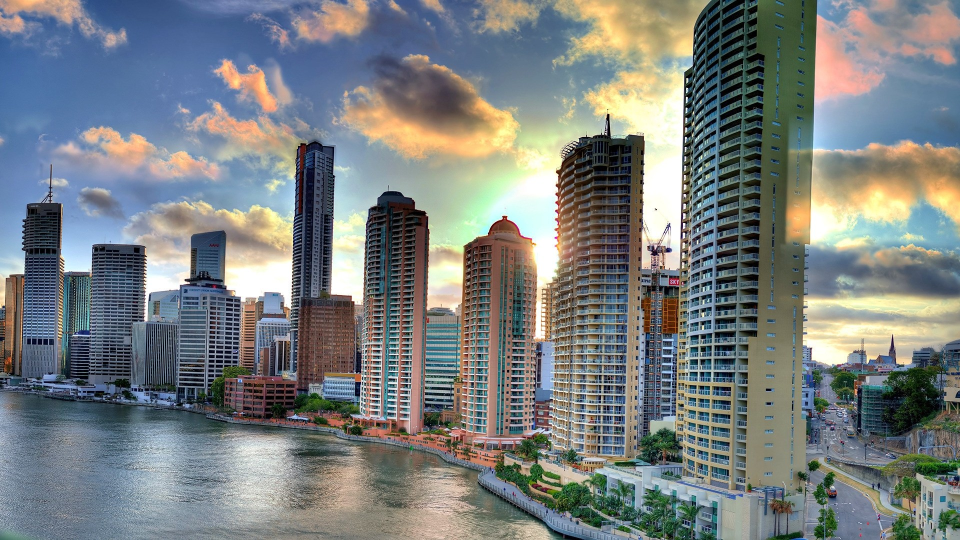
%> input picture PROCESAMIENTO DIGITAL DE IMAGENES/edificios1.jpg, 1920 x 1080 px (shown at 1/2 size)
$ octave PDI_Practica8.m   (GNU Octave 9; MATLAB toolbox functions it lacks are replaced by stand-ins)
%> lines starting %> are read from the running program, lines starting %| are printed output that depends on the picture
clear all
close all

%%
img1 = imread('edificios1.jpg');
%> img1 is the input picture: size 1080x1920x3 uint8; mean R, G, B 122, 127.7, 128.2
img2 = imread('edificios2.jpg');
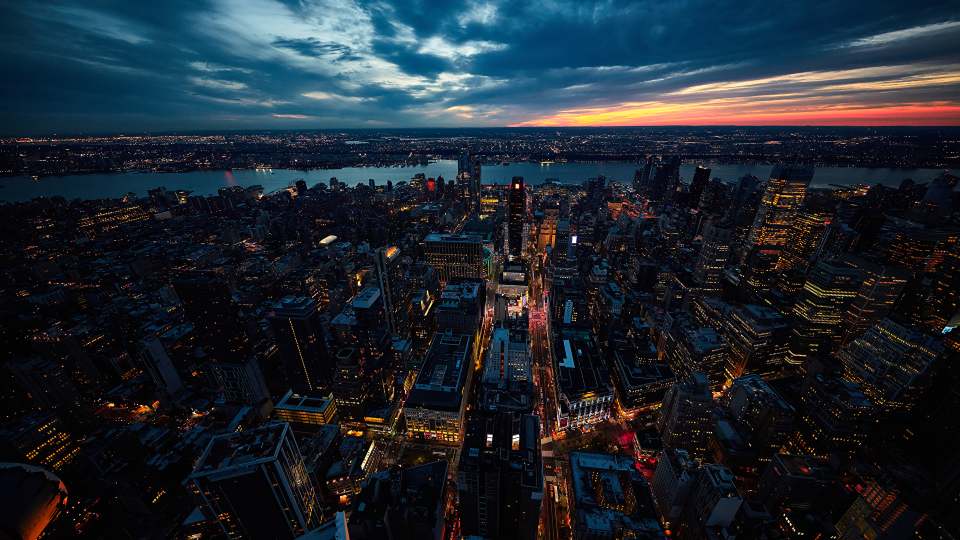
%> input picture PROCESAMIENTO DIGITAL DE IMAGENES/edificios2.jpg, 1920 x 1080 px (shown at 1/2 size)
%> img2 is the input picture: size 1080x1920x3 uint8; mean R, G, B 30.2, 38.4, 47.1

figure(1)
subplot(211)
imshow(img1)
title('Imagen de Ciudad 1')
subplot(212)
imshow(img2)
title('Imagen de Ciudad 2')

img = imfuse(img1, img2);
imgAux = imfuse(img2, img1);
figure(2)
subplot(211)
imshow(img)
title('Imfuse de la imagen 1 con 2')
subplot(212)
imshow(imgAux)
title('Imfuse de la imagen 2 con 1')

img = imadd(img1, img2);
imgAux = imadd(img2, 100);
figure(3)
subplot(211)
title('Add de la imagen 1 con 2')
imshow(img)
subplot(212)
imshow(imgAux)
title('Add de la imagen 1 con 2')

img = imfuse(img1, img2, 'blend');
imgAux = imfuse(img2, img1, 'blend');
figure(4)
subplot(211)
imshow(img)
subplot(212)
imshow(imgAux)

%%

img1 = imread('espacio.jpg');
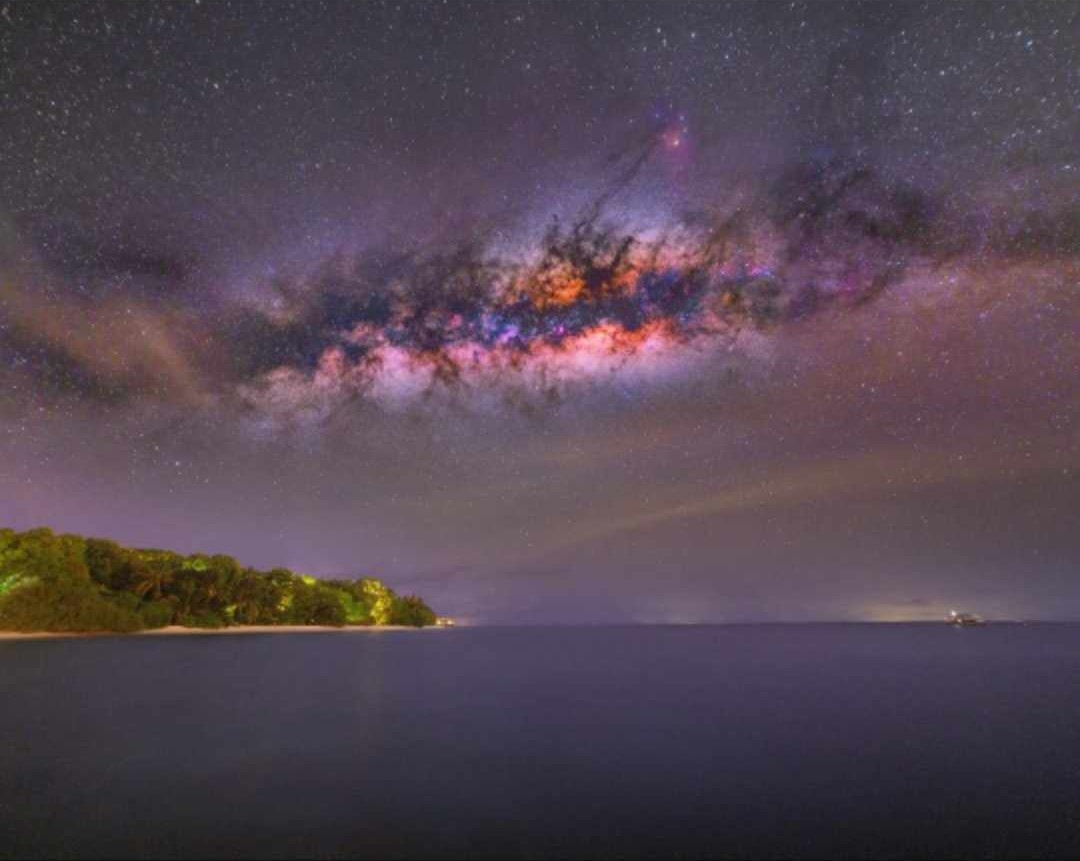
%> input picture PROCESAMIENTO DIGITAL DE IMAGENES/espacio.jpg, 1080 x 861 px
%> img1 is the input picture: size 861x1080x3 uint8; mean R, G, B 83.8, 69.7, 81.8
img2 = img1;
img = imfuse(img1, img2);
%> img: size 861x1080x3 uint8
imgBlend = imfuse(img1, img2, 'blend');
for i = 1 : 5
    img = imfuse(img1, imrotate(img, 1));
    imgBlend = imfuse(img1, imrotate(imgBlend, 1), 'blend');
end
%> img: size 959x1160x3 uint8
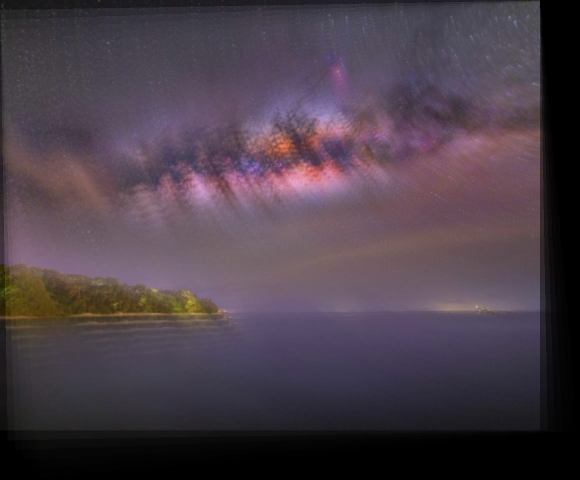
%> imgBlend: size 959x1160x3 uint8 (shown at 1/2 size); mean R, G, B 75.5, 62.9, 73.7

figure(5)
imshow(img1)
figure(6)
imshow(img)
figure(7)
imshow(imgBlend)

%%
img1 = imread('espacio2.jpg');
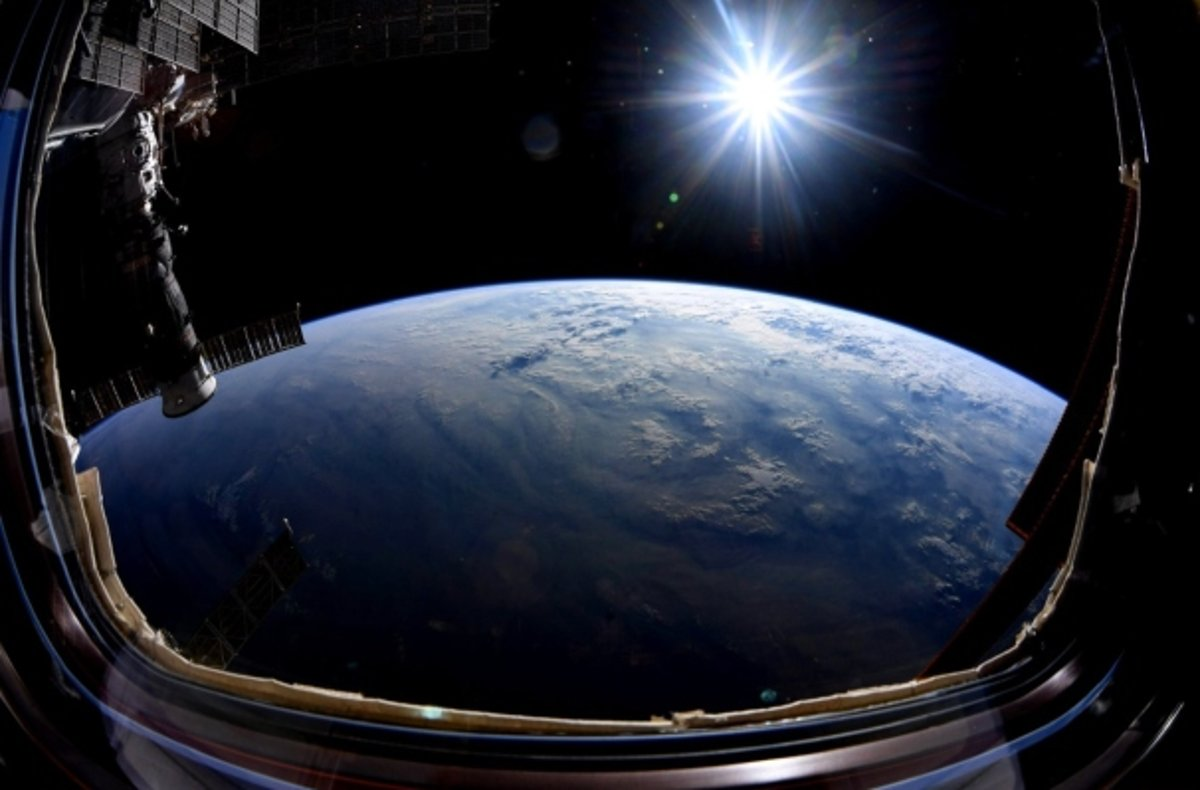
%> input picture PROCESAMIENTO DIGITAL DE IMAGENES/espacio2.jpg, 1200 x 790 px
%> img1 is the input picture: size 790x1200x3 uint8; mean R, G, B 34.7, 38.2, 47.9
img2 = imread('galaxias.jpg');
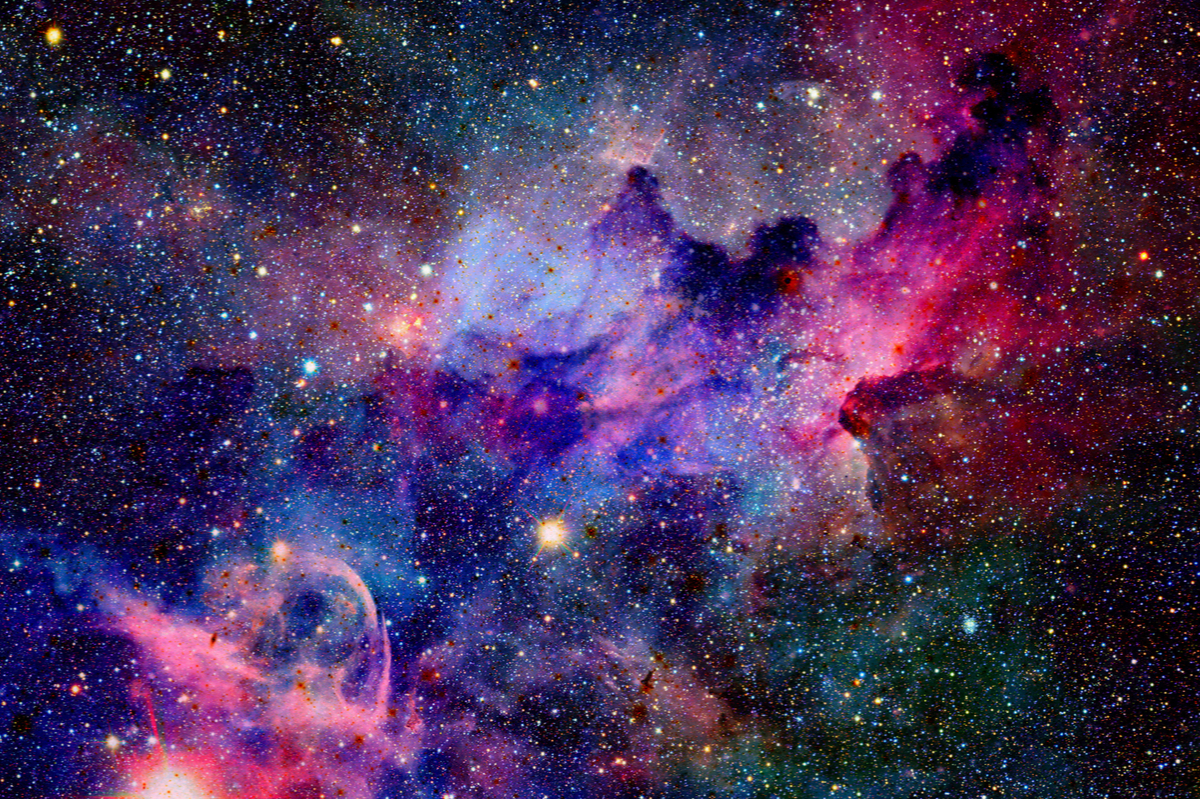
%> input picture PROCESAMIENTO DIGITAL DE IMAGENES/galaxias.jpg, 1200 x 800 px
%> img2 is the input picture: size 800x1200x3 uint8; mean R, G, B 72.5, 48.5, 87.4
suma = imadd(img1, imresize(img2, size(img1,1,2)) *.8);
resta = imsubtract(img1, imresize(img2, size(img1,1,2)));
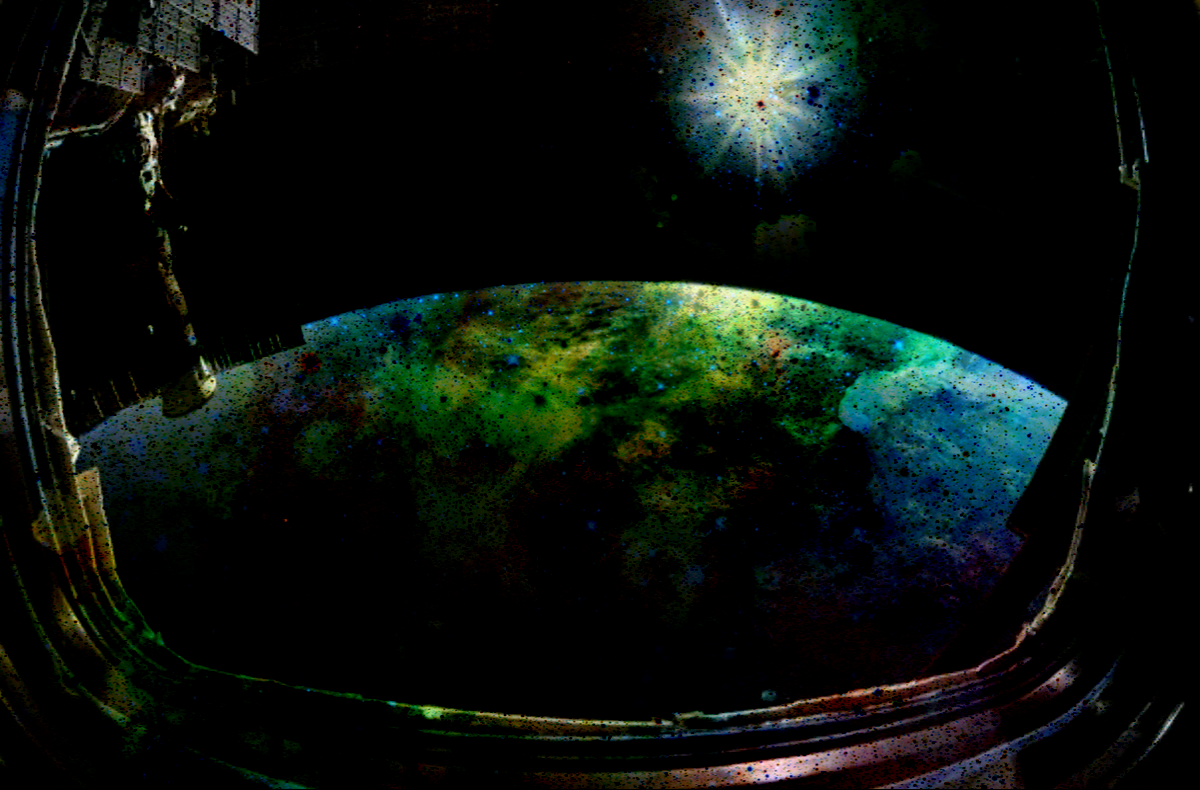
%> resta: size 790x1200x3 uint8; mean R, G, B 10.9, 18.2, 13.5
figure(8)
imshow(suma)

figure(9)
imshow(resta)

%> (the run ends here)
